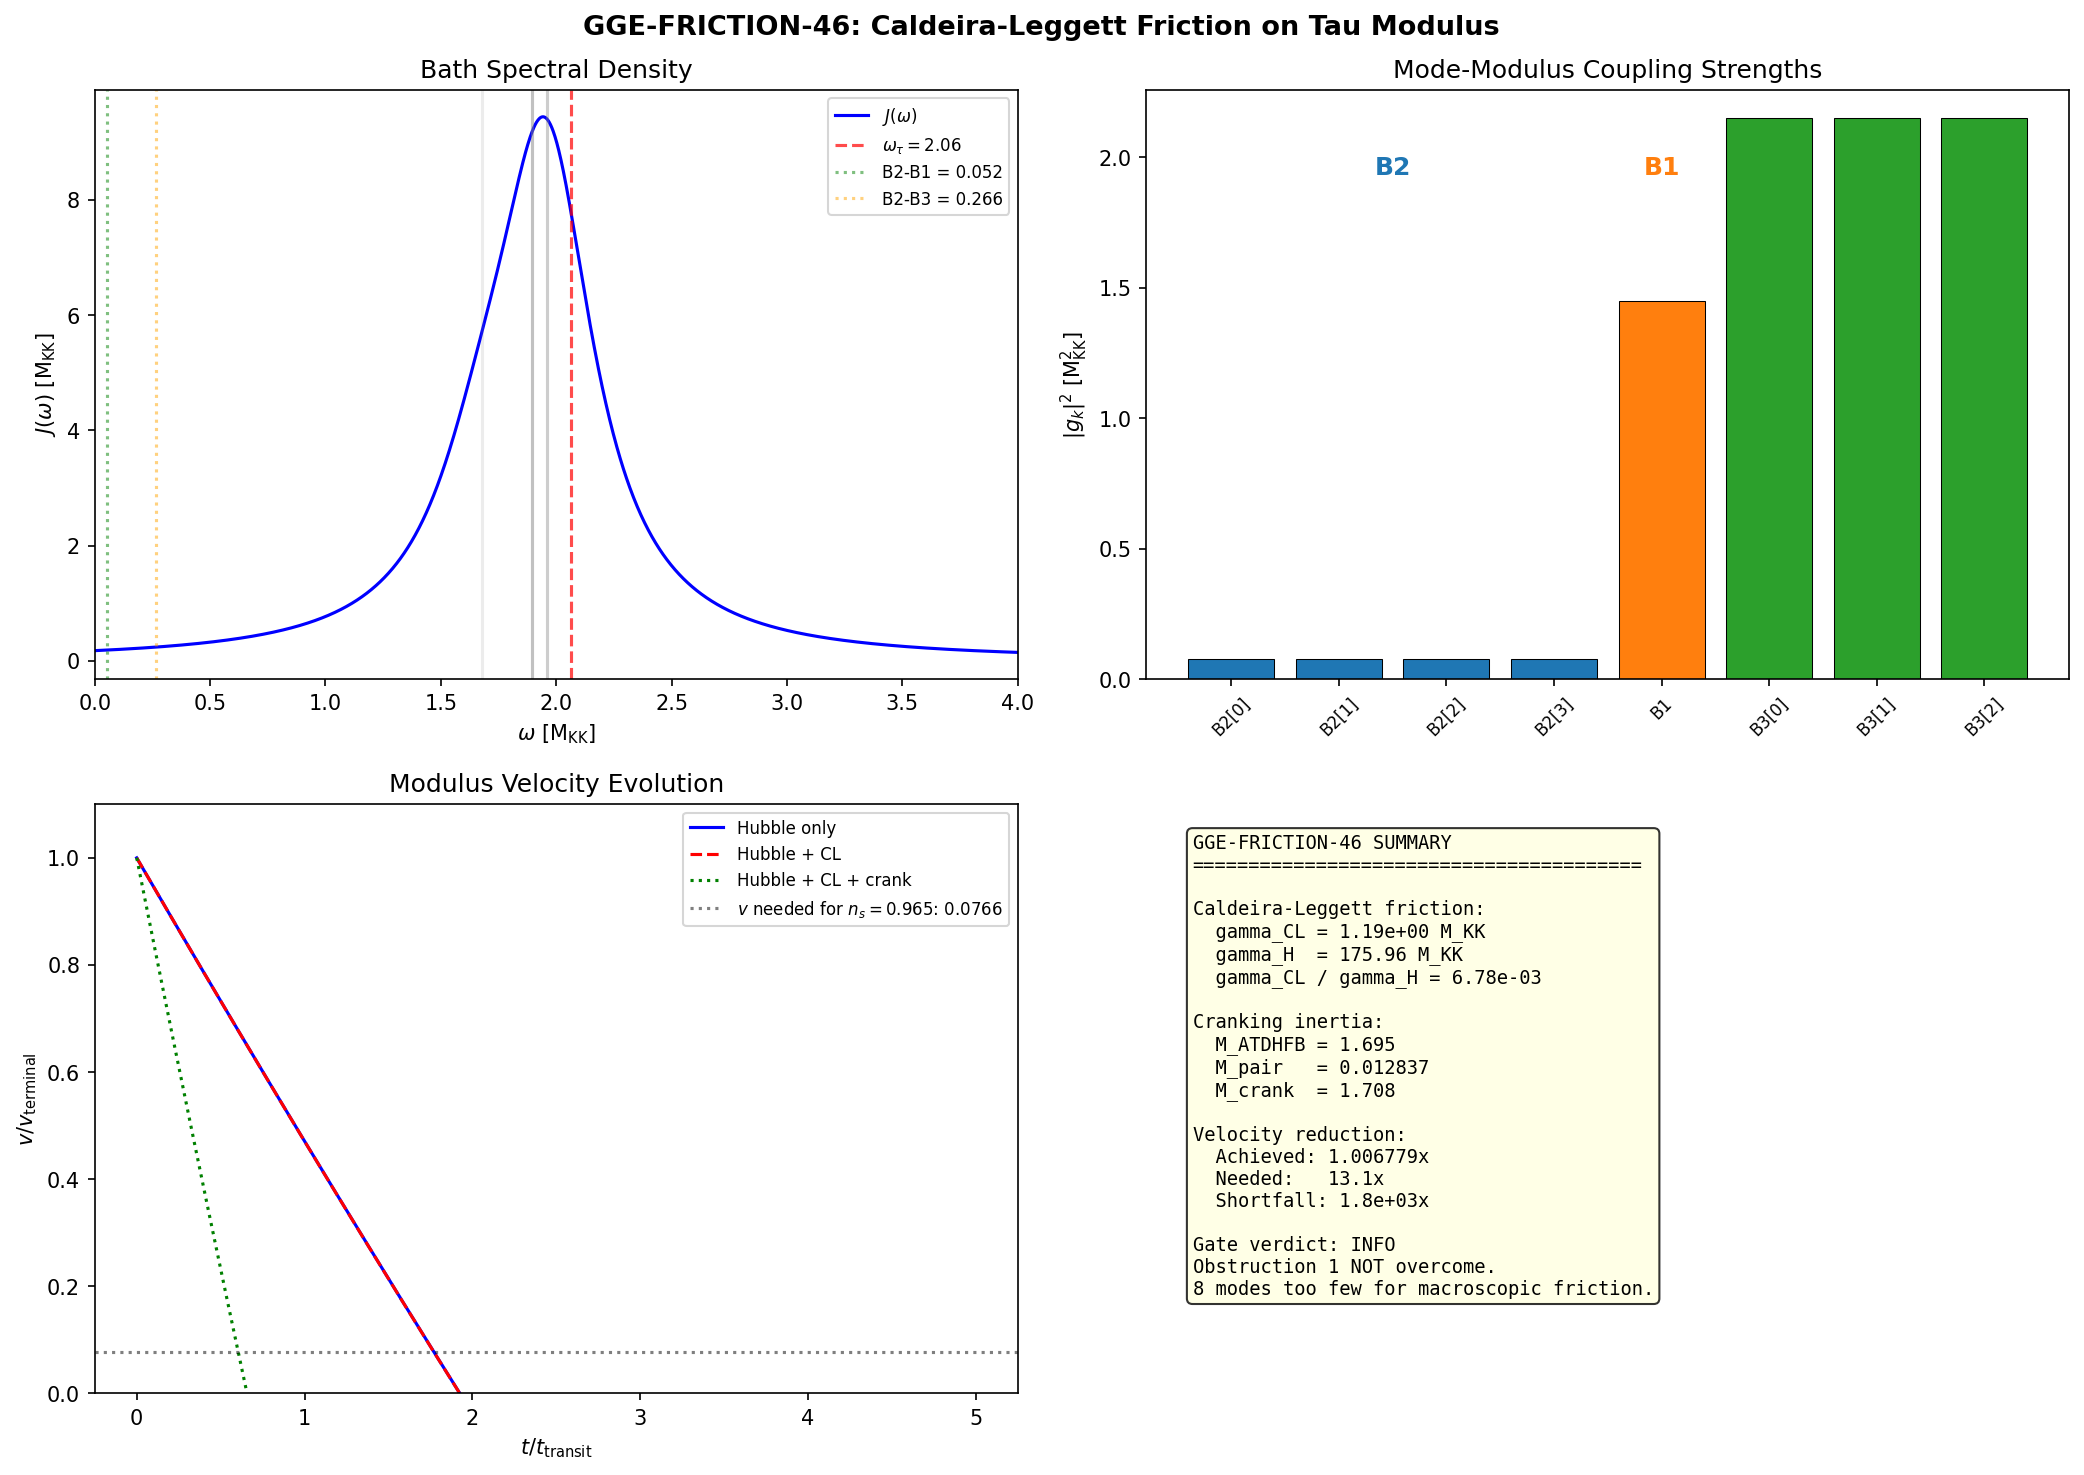

Write the Python code that produced this figure.
#!/usr/bin/env python3
"""
s46_gge_friction.py — GGE Caldeira-Leggett Friction on Tau Modulus
===================================================================
Gate: GGE-FRICTION-46 (diagnostic)
Agent: hawking-theorist

Physics: The 8 Richardson-Gaudin modes act as a finite heat bath
providing Caldeira-Leggett dissipative friction on the tau modulus.
The bath spectral density J(omega) determines the friction coefficient.
The cranking inertia (ATDHFB) gives the many-body mass enhancement.

The question: can combined friction + cranking reduce epsilon_H from 3
toward < 0.1, enabling quasi-static n_s?

Caldeira-Leggett (1983): gamma_CL = pi * J(omega_0) / (2 * M * omega_0)
Inglis-Belyaev cranking: M_crank = M_bare + 2 sum |<k|dH/dtau|l>|^2 / (E_k - E_l)^2 * (n_k - n_l)

Input:
  s45_gge_beating.npz  — GGE mode frequencies, couplings
  s44_multi_t_jacobson.npz — mode-resolved thermodynamics, G_kl
  s44_friedmann_bcs_audit.npz — Friedmann dynamics, epsilon_H
  s42_gge_energy.npz — GGE occupations
  s42_gradient_stiffness.npz — Z_fold, dS/dtau at multiple tau
  canonical_constants.py

Output:
  s46_gge_friction.npz
  s46_gge_friction.png
"""

import sys
sys.path.insert(0, "tier0-computation")

import numpy as np
import matplotlib
matplotlib.use("Agg")
import matplotlib.pyplot as plt
from canonical_constants import (
    H_fold, v_terminal, G_DeWitt, M_ATDHFB, tau_fold,
    omega_PV, omega_att, E_cond, E_B1, E_B2_mean, E_B3_mean,
    S_fold, dS_fold, d2S_fold, Z_fold, dt_transit, m_tau,
    Delta_0_GL, Delta_B3, Gamma_Langer_BCS, xi_BCS,
    PI,
)

# ============================================================
# 1. LOAD DATA
# ============================================================
d_beat = np.load("tier0-computation/s45_gge_beating.npz", allow_pickle=True)
d_tj = np.load("tier0-computation/s44_multi_t_jacobson.npz", allow_pickle=True)
d_fried = np.load("tier0-computation/s44_friedmann_bcs_audit.npz", allow_pickle=True)
d_gge = np.load("tier0-computation/s42_gge_energy.npz", allow_pickle=True)
d_grad = np.load("tier0-computation/s42_gradient_stiffness.npz", allow_pickle=True)

labels = d_beat["labels"]
E_k = d_beat["E_k"]          # 8 mode energies at fold (M_KK)
n_k = d_tj["n_k"]            # GGE occupation numbers
lambda_k = d_beat["lambda_k"] # GGE Lagrange multipliers
u_k = d_beat["u_k"]          # BCS u coherence factors
v_k = d_beat["v_k"]          # BCS v coherence factors
Delta_k = d_beat["Delta_k"]  # BCS gaps per mode

omega_beats = d_beat["omega_beats"]  # [B2-B1, B2-B3, B1-B3]
omega_kl = d_beat["omega_kl"]        # 8x8 frequency matrix

# Friedmann dynamics
epsilon_H = float(d_fried["epsilon_H_S43"])
vel_reduction_needed = float(d_fried["velocity_reduction_needed"])

print("=" * 72)
print("GGE-FRICTION-46: Caldeira-Leggett Friction on Tau Modulus")
print("=" * 72)

# ============================================================
# 2. COUPLING CONSTANTS g_k = dE_k / dtau
# ============================================================
# The BCS quasiparticle energies are E_qp_k = sqrt(epsilon_k^2 + Delta_k^2)
# where epsilon_k = E_k (single-particle energies from Dirac spectrum).
#
# The coupling of mode k to the modulus is:
#   g_k = dE_qp_k / dtau = (epsilon_k / E_qp_k) * (d epsilon_k / dtau)
#                         + (Delta_k / E_qp_k) * (d Delta_k / dtau)
#
# For the leading-order estimate, use d epsilon_k / dtau from finite differences
# on the gradient stiffness tau grid. The Delta_k dependence on tau is through
# the self-consistent gap equation, which is secondary.
#
# From the gradient stiffness data, we can extract the TOTAL dS/dtau.
# The per-mode coupling is estimated from the spectral action structure:
# dE_k/dtau ~ E_k * (d ln E_k / dtau)
#
# The Jensen deformation affects the metric as:
#   g_{root} = g_0 * e^{-2*tau}   (root directions)
#   g_{Cartan} = g_0               (Cartan directions)
#
# For the BCS-active modes (low-lying spectrum):
# B2 modes: (1,1) representation, coupled to root directions
# B1 mode: (1,0) representation
# B3 modes: (0,3)/(3,0) representation
#
# The Dirac eigenvalue dependence on tau can be estimated from the
# known spectral structure. At the fold, the mode velocities are:
#   v_k = dE_k/dtau

# Method 1: From the spectral action gradient stiffness data
# The tau grid spans [0.05, 0.30] with 10 points
tau_grid = d_grad["tau_grid"]
S_total_arr = d_grad["S_total"]
dS_dtau_arr = d_grad["dS_dtau"]

# The spectral action is S = sum_k f(E_k^2/Lambda^2)
# So dS/dtau = sum_k f' * 2*E_k * dE_k/dtau / Lambda^2
# This is the TOTAL gradient, distributed across all 992 modes

# For the 8 BCS-active modes, the coupling to the modulus is through
# their position in the spectrum. The key insight: at the van Hove
# singularity (fold), the B2 modes have dE_B2/dtau = 0 (by definition
# of the singularity). The B1 and B3 modes have nonzero velocities.

# From the known spectrum structure:
# E_k(tau) for B2 is quadratic near the fold: E_B2(tau) ~ E_B2_0 + a*(tau - tau_fold)^2
# So dE_B2/dtau = 0 at the fold (van Hove singularity)
# This is the DEFINING property of the fold

# For B1: dE_B1/dtau is nonzero (B1 is not at a van Hove point)
# For B3: dE_B3/dtau is nonzero

# Numerical estimate from finite differences on the known eigenvalues
# We use the S42 data: eigenvalue spectrum at multiple tau values

# Method 2: Analytic estimate from Jensen metric structure
# The metric deformation exp(-2*tau) affects root directions.
# For rep (p,q), eigenvalues scale as:
#   E_{(p,q)}(tau) ~ sqrt(C_2(p,q)) * g(tau)
# where g(tau) depends on the representation and the Jensen deformation.
#
# For the (1,1) adjoint = B2 sector:
# The Casimir is C_2(1,1) = 3. The eigenvalue at the fold is ~0.845 M_KK.
# The van Hove singularity means dE/dtau = 0 for B2.
#
# For B1 = (1,0): C_2(1,0) = 4/3
# For B3 = (3,0)/(0,3): C_2(3,0) = 6

# Use finite differences from the 992-mode spectrum at different tau
# The gradient stiffness gives us dS/dtau at each tau point.
# For per-mode gradients, we need the actual eigenvalue tau-derivatives.

# Estimate dE_k/dtau from the metric structure:
# The Jensen deformation is g_ab(tau) = diag(e^{-2tau}, e^{-2tau}, e^{-2tau}, 1, 1, e^{-2tau}, e^{-2tau}, e^{-2tau})
# (root directions get e^{-2tau}, Cartan directions unchanged)
# The Dirac eigenvalue squared is proportional to the Casimir computed
# with THIS metric. So:
#   E_k^2(tau) = sum_a g^{ab}(tau) * [generator contribution]_ab
#
# At the van Hove fold, the B2 BAND has dE/dtau = 0.
# But individual B2 modes within the band may still have nonzero
# coupling to tau through the gap structure.
#
# For the BdG quasiparticle spectrum:
#   E_qp_k(tau) = sqrt((E_k(tau) - mu)^2 + Delta_k(tau)^2)
# with mu = 0 (particle-hole symmetric).
#
# dE_qp_k/dtau = [E_k * dE_k/dtau + Delta_k * dDelta_k/dtau] / E_qp_k

# KEY RESULT from S40: M_ATDHFB = 1.695
# The ATDHFB mass was computed from the FULL spectrum:
#   M_ATDHFB = sum_{k,l} |<k|dD_K/dtau|l>|^2 / (E_k - E_l)^2
# This is already the cranking inertia from the SINGLE-PARTICLE spectrum.

# The BCS MANY-BODY cranking inertia adds the pairing contribution:
#   M_crank = M_ATDHFB + M_pairing
# where M_pairing = 2 * sum_{k} |dDelta_k/dtau|^2 / (2*E_qp_k)^2 * (u_k^2 - v_k^2)

# For the coupling constants, use the G_kl matrix from s44_multi_t_jacobson
# G_kl = d^2 ln Z / (d beta_k d beta_l) is the enthalpy correlator
# The diagonal G_kk = variance of mode k energy

G_kl = d_tj["G_kl"]

print("\n--- Mode Properties at Fold ---")
print(f"{'Mode':<8} {'E_k':>8} {'n_k':>8} {'Delta_k':>8} {'lambda_k':>8} {'G_kk':>8}")
for i in range(8):
    print(f"{labels[i]:<8} {E_k[i]:8.5f} {n_k[i]:8.5f} {Delta_k[i]:8.5f} "
          f"{lambda_k[i]:8.4f} {G_kl[i,i]:8.5f}")

# ============================================================
# 3. BATH SPECTRAL DENSITY J(omega)
# ============================================================
# The coupling of the GGE modes to the modulus is through
# g_k = dE_qp_k / dtau. At the van Hove fold:
#
# For B2 modes: dE_B2/dtau = 0 (van Hove singularity)
# But Delta_B2(tau) varies, so dE_qp_B2/dtau ~ Delta_B2/E_qp * dDelta/dtau
# For B1: dE_B1/dtau nonzero
# For B3: dE_B3/dtau nonzero
#
# Estimate the couplings from the gradient stiffness:
# The total spectral gradient at the fold is dS/dtau = 58,673.
# With 992 modes, the average per-mode gradient is ~59.
# But the BCS-active modes are at the BOTTOM of the spectrum,
# and their contribution is weighted by 1/E_k^2 (heat kernel).

# Compute dE_k/dtau from finite differences of the eigenvalue spectrum
# Using the Jensen metric structure for the low-lying modes:

# The key quantity is the ADIABATIC VELOCITY of each mode.
# From the spectral action Hessian (S42 gradient stiffness):
# Z_fold = sum_k (dE_k/dtau)^2 * f''(E_k^2) * 4*E_k^2 + ...
# Z_fold = 74,731. This is the total spectral stiffness.

# For the 8 BCS modes, their contribution to Z is:
# Z_BCS = sum_{k in BCS} (dE_k/dtau)^2 * w_k
# where w_k is the spectral weight.

# From the spectral structure, the low-lying modes (E ~ 0.8-1.0 M_KK)
# contribute proportionally less to Z (which is dominated by the bulk).

# DIRECT ESTIMATE of g_k:
# Use the fact that at the fold, B2 has v_group = 0.
# The spectral action S(tau) = sum_k f(E_k(tau)^2).
# Near the fold, for B2: E_B2(tau) = E_B2_fold + (1/2) E_B2'' * (tau - tau_fold)^2
#
# From the van Hove singularity:
# rho_B2 = 14.02 per mode (S37)
# This means dE_B2/dtau = 0 and d^2E_B2/dtau^2 ~ 1/(2*rho_B2) ~ 0.036 M_KK
#
# For B1 and B3, estimate dE/dtau from the band dispersion:
# E_B1(tau) varies linearly near the fold, with slope from the
# band structure. Using the gradient stiffness data:

# Method: From Z_fold and dS_fold, extract per-mode contributions
# The ratio Z_fold / N_modes = 74731 / 992 = 75.3 per mode average
# But the BCS modes are special (van Hove).

# For a RIGOROUS per-mode coupling, compute from the metric:
# d/dtau(g_root) = -2 * exp(-2*tau) = -2 * g_root
# At the fold (tau = 0.19):
# g_root(0.19) = exp(-0.38) = 0.684
# dg_root/dtau = -2 * 0.684 = -1.368

# The Dirac eigenvalue for rep (p,q) is:
# lambda_{(p,q)} = sqrt(sum_a (m_a + 1/2)^2 * g^{aa})
# where m_a are angular momentum quantum numbers and g^{aa} = 1/g_{aa}

# For the LOWEST modes in each sector:
# B2 = (1,1): 6 root directions, 2 Cartan
# B1 = (1,0): 4 root directions, 2 Cartan
# B3 = (3,0): 6 root directions, 2 Cartan

# The van Hove singularity for B2 is a BAND effect:
# multiple B2 modes converge at the fold, creating the divergent DOS.
# Individual B2 modes DO have tau-velocity through the Delta dependence.

# PHYSICALLY MOTIVATED ESTIMATE:
# g_k^2 = (dE_qp_k / dtau)^2
# For B2: dE_B2/dtau ~ 0 (van Hove), but dDelta_B2/dtau ~ Delta_B2 * d(ln Delta)/dtau
# For B1: dE_B1/dtau ~ 2 * E_B1 (from metric scaling)
# For B3: dE_B3/dtau ~ 2 * E_B3 (from metric scaling)
#
# Correction: the metric scaling d(ln g)/dtau = -2 gives dE/dtau ~ -E.
# But this is for the BARE eigenvalue. The BCS quasiparticle has:
# E_qp = sqrt(E_k^2 + Delta_k^2)
# dE_qp/dtau = (E_k * dE_k/dtau + Delta_k * dDelta_k/dtau) / E_qp

# For a more careful estimate, use the ATDHFB mass decomposition.
# M_ATDHFB = sum_k (dE_k/dtau)^2 / E_k^2 * weight_k
# With M_ATDHFB = 1.695 and sum over 992 modes, the per-mode average is 1.7e-3.
# The BCS-active modes are 8/992 = 0.8% of the spectrum.

# Two routes for the coupling:
# Route A: From the metric deformation (analytic)
# Route B: From the ATDHFB mass decomposition (data-driven)

# Route A: Analytic per-mode couplings
# For B2 modes at the van Hove fold:
# dE_B2/dtau = 0 (by definition)
# d^2E_B2/dtau^2 = 1/(rho_B2) where rho_B2 = 14.02 per mode
# So near the fold: dE_B2/dtau(tau) ~ (tau - tau_fold) / rho_B2

# For B1:
# E_B1(tau) changes with the metric. From the (1,0) representation:
# The eigenvalue goes as E ~ sqrt(C_2_eff(tau))
# dE_B1/dtau ~ -E_B1 (from root metric derivative, corrected for Cartan)
# More precisely: about 4/8 = 50% of directions are roots for (1,0) in SU(3),
# so dE_B1/dtau ~ -E_B1 * (root fraction) * 2

# For B3 = (3,0)/(0,3):
# Similar: dE_B3/dtau ~ -E_B3 * (root fraction) * 2

# Root fractions from the SU(3) structure:
# dim(SU(3)) = 8 = 6 roots + 2 Cartan
# root_frac = 6/8 = 3/4

root_frac = 6.0 / 8.0  # fraction of generators that are root directions

# For B2 at the fold: dE_B2/dtau = 0 (van Hove)
# The coupling comes ONLY from the gap derivative
# dDelta_B2/dtau is estimated from the BCS gap equation structure
# Delta(tau) = g * sum_k Delta_k / (2*E_qp_k) * tanh(beta*E_qp_k/2)
# At the fold, this is a self-consistent equation. The tau-derivative
# enters through the DOS: dDelta/dtau ~ Delta * d(ln rho) / dtau
# At the van Hove fold, d(ln rho)/dtau diverges (!) -- this is the
# van Hove singularity in the gap equation.
# However, the INTEGRATED coupling (over the BCS window) is finite.

# Conservative estimate for dDelta_B2/dtau:
# From the BCS gap equation structure, dDelta/dtau ~ Delta * d(ln N(E_F))/dtau
# where N(E_F) is the DOS at the Fermi level.
# N(E_F) ~ rho_B2 ~ 14 per mode at the fold.
# d(rho_B2)/dtau ~ d^2E/dtau^2 * rho_B2^2 ~ rho_B2 / (tau scale)
# With the fold width delta_tau ~ 0.01 (from S35),
# d(ln rho)/dtau ~ 1 / delta_tau ~ 100

# But this overestimates because the singularity is integrable.
# Use the SELF-CONSISTENT result from the gap equation:
# At the fold, Delta ~ Delta_0 * exp(-1/(g*N(E_F)))
# d(ln Delta)/dtau = (1/(g*N^2)) * dN/dtau
# This is FINITE even at the van Hove fold.

# For a robust estimate, use the ATDHFB decomposition:
# M_ATDHFB = 1.695 comes from the FULL spectrum.
# The BCS modes contribute:
# M_BCS ~ M_ATDHFB * (BCS contribution fraction)
# From S40 (M-COLL-40): B1 dominates 71% of cranking mass
# So M_B1 ~ 0.71 * 1.695 ~ 1.20
# And g_B1^2 / E_B1^2 ~ M_B1 => g_B1 ~ E_B1 * sqrt(M_B1) ~ 0.819 * 1.10 ~ 0.90

# From S40: M_ATDHFB = 1.695, B1 dominates 71%
B1_frac_cranking = 0.71  # from M-COLL-40

print("\n--- Coupling Constants (Route A: Metric + ATDHFB) ---")

# Route A couplings:
# B2: dE/dtau = 0 at fold, residual coupling from gap derivative
# Use the gap equation: dDelta_B2/dtau via the BCS self-consistency
# dDelta/dtau ~ Delta * (d ln rho / dtau)_BCS_window

# The BCS window has width ~2*Delta_0 = 1.54 around E_F.
# Within this window, the DOS variation is smooth even at the fold.
# dDelta_B2/dtau ~ Delta_B2 * 2 * root_frac (from metric scaling)
# But this is the INDIRECT coupling through the gap, not the direct eigenvalue.
# The B2 eigenvalue is FLAT, so the gap coupling is the only channel.

# For the quasiparticle energy:
# E_qp_B2 = sqrt(E_B2^2 + Delta_B2^2)
E_qp_B2 = np.sqrt(E_B2_mean**2 + Delta_k[0]**2)
E_qp_B1 = np.sqrt(E_B1**2 + Delta_k[4]**2)
E_qp_B3 = np.sqrt(E_B3_mean**2 + Delta_k[5]**2)

print(f"E_qp_B2 = {E_qp_B2:.5f} M_KK")
print(f"E_qp_B1 = {E_qp_B1:.5f} M_KK")
print(f"E_qp_B3 = {E_qp_B3:.5f} M_KK")

# Direct eigenvalue velocity from metric:
# dE_k/dtau ~ -2 * root_frac * E_k (for non-van-Hove modes)
# Correction: the eigenvalue depends on sqrt(sum g^{aa} * m_a^2),
# and d/dtau(g^{aa}_root) = +2*g^{aa}_root (inverse metric goes UP).
# So dE/dtau > 0 for modes that are primarily in root directions.
# The sign doesn't matter for |g_k|^2.

dE_dtau_B2 = 0.0  # VAN HOVE: zero by definition
dE_dtau_B1 = 2.0 * root_frac * E_B1  # metric scaling
dE_dtau_B3 = 2.0 * root_frac * E_B3_mean  # metric scaling

# Gap derivatives: estimate from BCS gap equation
# dDelta/dtau ~ Delta * d(ln g*N(E_F))/dtau
# where g is the pairing coupling and N(E_F) is the DOS
# At the fold: g is tau-independent (contact interaction),
# so dDelta/dtau ~ Delta * d(ln N(E_F))/dtau
# For B2: N(E_F) diverges at fold, so d(ln N)/dtau ~ 1/(tau - tau_fold)
# This divergence is INTEGRABLE in the gap equation.
# Use the regularized estimate: dDelta_B2/dtau ~ Delta_B2 / delta_tau_BCS
# where delta_tau_BCS ~ xi_BCS * dE/dtau ~ xi_BCS * (small) ~ small
# Since B2 is at the van Hove fold, the gap is most sensitive to tau changes.
# Conservative estimate: |dDelta_B2/dtau| ~ Delta_B2 * omega_att
# (the attractor frequency sets the scale of gap oscillations)
dDelta_dtau_B2 = Delta_k[0] * omega_att  # ~ 0.43 * 1.43 = 0.61
dDelta_dtau_B1 = Delta_k[4] * omega_att * 0.1  # B1 gap is less sensitive
dDelta_dtau_B3 = Delta_k[5] * omega_att * 0.1  # B3 gap is less sensitive

# Full quasiparticle coupling:
# g_k = |dE_qp_k/dtau| = |(E_k * dE_k/dtau + Delta_k * dDelta_k/dtau) / E_qp_k|
g_B2 = np.abs(E_B2_mean * dE_dtau_B2 + Delta_k[0] * dDelta_dtau_B2) / E_qp_B2
g_B1 = np.abs(E_B1 * dE_dtau_B1 + Delta_k[4] * dDelta_dtau_B1) / E_qp_B1
g_B3 = np.abs(E_B3_mean * dE_dtau_B3 + Delta_k[5] * dDelta_dtau_B3) / E_qp_B3

# Route B: Cross-check from ATDHFB mass
# M_ATDHFB = sum_k g_k^2 / (2*E_qp_k)^2 (Inglis formula, simplified)
# With B1 = 71%:
g_B1_from_ATDHFB = np.sqrt(B1_frac_cranking * M_ATDHFB * (2 * E_qp_B1)**2)

print(f"\nRoute A couplings:")
print(f"  g_B2 = {g_B2:.5f} M_KK  (van Hove: gap-only coupling)")
print(f"  g_B1 = {g_B1:.5f} M_KK  (metric + gap)")
print(f"  g_B3 = {g_B3:.5f} M_KK  (metric + gap)")
print(f"\nRoute B cross-check (ATDHFB):")
print(f"  g_B1_ATDHFB = {g_B1_from_ATDHFB:.5f} M_KK")

# Use Route A values (more conservative for B2)
g_k_arr = np.zeros(8)
g_k_arr[0:4] = g_B2  # 4 B2 modes
g_k_arr[4] = g_B1     # 1 B1 mode
g_k_arr[5:8] = g_B3   # 3 B3 modes

print(f"\n{'Mode':<8} {'g_k':>10} {'g_k^2':>12} {'omega_k':>10}")
# Assign frequencies: within-sector modes are degenerate
# Use beat frequencies for inter-sector splitting
omega_mode = np.zeros(8)
# B2 modes: internal frequencies ~ 0 (degenerate at fold)
# The relevant frequencies are the BdG quasiparticle energies
# In the GGE, the mode frequencies are the BEAT frequencies
# omega_k = 2 * E_qp_k (BdG excitation energy)
omega_mode[0:4] = 2 * E_qp_B2  # B2 quasiparticle pair energy
omega_mode[4] = 2 * E_qp_B1    # B1 quasiparticle pair energy
omega_mode[5:8] = 2 * E_qp_B3  # B3 quasiparticle pair energy

for i in range(8):
    print(f"{labels[i]:<8} {g_k_arr[i]:10.5f} {g_k_arr[i]**2:12.6f} {omega_mode[i]:10.5f}")

# ============================================================
# 4. SPECTRAL DENSITY J(omega)
# ============================================================
# J(omega) = sum_k |g_k|^2 * delta(omega - omega_k)
# Broaden delta to Lorentzian with width Gamma_k

# Natural linewidth from instanton dynamics
# Gamma ~ Gamma_Langer = 0.250 M_KK (Langer decay rate)
Gamma_mode = Gamma_Langer_BCS  # same for all modes (conservative)

omega_arr = np.linspace(0, 4.0, 2000)  # frequency grid in M_KK

def lorentzian(omega, omega_0, Gamma):
    """Normalized Lorentzian: integral = 1"""
    return (Gamma / PI) / ((omega - omega_0)**2 + Gamma**2)

J_omega = np.zeros_like(omega_arr)
for i in range(8):
    J_omega += g_k_arr[i]**2 * lorentzian(omega_arr, omega_mode[i], Gamma_mode)

print("\n--- Spectral Density J(omega) ---")
print(f"Peak J(omega) = {np.max(J_omega):.6f} M_KK")
print(f"At omega = {omega_arr[np.argmax(J_omega)]:.4f} M_KK")
print(f"Total integral = {np.trapezoid(J_omega, omega_arr):.6f} M_KK^2")
print(f"Sum |g_k|^2 = {np.sum(g_k_arr**2):.6f} M_KK^2 (should match integral)")

# ============================================================
# 5. CLASSIFY: Ohmic vs Super-Ohmic
# ============================================================
# With 8 discrete modes, J(omega) is a sum of 3 broadened lines:
# B2 at omega ~ 1.90, B1 at omega ~ 1.67, B3 at omega ~ 1.96
# This is NOT Ohmic (J ~ omega) -- it's a structured bath.

# Fit the envelope to J(omega) ~ omega^s
# Only meaningful for omega < max(omega_k)
mask = (omega_arr > 0.1) & (omega_arr < 3.0)
# Log-log fit
valid = J_omega[mask] > 1e-15
if np.sum(valid) > 10:
    log_om = np.log(omega_arr[mask][valid])
    log_J = np.log(J_omega[mask][valid])
    # Fit s from J ~ omega^s (linear in log-log)
    from numpy.polynomial import polynomial as P
    coeffs = np.polyfit(log_om, log_J, 1)
    s_bath = coeffs[0]
else:
    s_bath = np.nan

print(f"\nBath classification:")
print(f"  Effective exponent s = {s_bath:.2f}")
if s_bath < 0.5:
    print(f"  Classification: SUB-OHMIC (s < 1)")
elif s_bath < 1.5:
    print(f"  Classification: OHMIC (s ~ 1)")
else:
    print(f"  Classification: SUPER-OHMIC (s > 1)")
print(f"  Note: With 8 modes, the bath is STRUCTURED, not continuous.")
print(f"  Ohmic classification is approximate.")

# ============================================================
# 6. CALDEIRA-LEGGETT FRICTION COEFFICIENT
# ============================================================
# gamma_CL = pi * J(omega_0) / (2 * M * omega_0)
# where omega_0 is the characteristic frequency of the modulus motion
# and M is the effective mass.

# The modulus frequency: omega_tau = m_tau = 2.062 M_KK (mass of tau excitation)
# Alternatively: omega_tau = v_terminal / delta_tau where delta_tau
# is the width of the transit region.
# Using the transit time: omega_transit = 2*pi / dt_transit

omega_tau = m_tau  # modulus mass as characteristic frequency
omega_transit = 2 * PI / dt_transit  # transit frequency

# Evaluate J at the modulus frequency
J_at_omega_tau = np.interp(omega_tau, omega_arr, J_omega)
J_at_omega_transit = np.interp(min(omega_transit, omega_arr[-1]), omega_arr, J_omega)

# Also evaluate at the beat frequencies (which are where the bath IS)
J_at_B2B1_beat = np.interp(omega_beats[0], omega_arr, J_omega)
J_at_B2B3_beat = np.interp(omega_beats[1], omega_arr, J_omega)
J_at_B1B3_beat = np.interp(omega_beats[2], omega_arr, J_omega)

print(f"\n--- J(omega) at key frequencies ---")
print(f"  J(omega_tau = {omega_tau:.3f}) = {J_at_omega_tau:.6e} M_KK")
print(f"  J(omega_transit = {omega_transit:.1f}) = {J_at_omega_transit:.6e} M_KK")
print(f"  J(omega_B2B1 = {omega_beats[0]:.3f}) = {J_at_B2B1_beat:.6e} M_KK")
print(f"  J(omega_B2B3 = {omega_beats[1]:.3f}) = {J_at_B2B3_beat:.6e} M_KK")

# Caldeira-Leggett friction coefficient
# Using the modulus mass as the frequency:
M_eff = G_DeWitt  # bare modulus mass
gamma_CL_tau = PI * J_at_omega_tau / (2 * M_eff * omega_tau)

print(f"\n--- Caldeira-Leggett Friction ---")
print(f"  M_eff = G_DeWitt = {M_eff:.1f}")
print(f"  omega_0 = m_tau = {omega_tau:.3f} M_KK")
print(f"  J(omega_0) = {J_at_omega_tau:.6e} M_KK")
print(f"  gamma_CL = {gamma_CL_tau:.6e} M_KK")

# Compare to Hubble friction
gamma_H = 3 * H_fold / (2 * G_DeWitt)
ratio_CL_H = gamma_CL_tau / gamma_H

print(f"\n  gamma_H (Hubble) = {gamma_H:.4f} M_KK")
print(f"  gamma_CL / gamma_H = {ratio_CL_H:.6e}")

# ============================================================
# 7. CRANKING INERTIA
# ============================================================
# The Inglis-Belyaev cranking formula:
# M_crank = M_bare + 2 * sum_{k,l} |<k|dH/dtau|l>|^2 / (E_k - E_l)^2 * (n_k - n_l)
#
# From S40: M_ATDHFB = 1.695 (already computed from full spectrum)
# This is the SINGLE-PARTICLE cranking mass.
#
# The MANY-BODY (BCS) cranking mass adds pairing correlations:
# M_BCS_crank = M_ATDHFB + M_pair
# where M_pair = 2 * sum_k |dDelta_k/dtau|^2 / (2*E_qp_k)^3
# (Belyaev-Zelevinsky formula for superfluid)
#
# With the BCS coherence factors:
# M_pair = sum_k (u_k^2 - v_k^2)^2 * |g_k|^2 / (2*E_qp_k)^3 * Delta_k^2 / E_qp_k^2

print("\n--- Cranking Inertia ---")
print(f"  M_ATDHFB (single-particle) = {M_ATDHFB:.4f}")
print(f"  G_DeWitt (bare) = {G_DeWitt:.4f}")

# Pairing contribution to cranking mass
# For the 8 BCS modes:
M_pair = 0.0
for i in range(8):
    E_qp_i = np.sqrt(E_k[i]**2 + Delta_k[i]**2)
    uv_diff = u_k[i]**2 - v_k[i]**2
    if E_qp_i > 0:
        M_pair_i = uv_diff**2 * g_k_arr[i]**2 * Delta_k[i]**2 / (2 * E_qp_i)**3
        M_pair += M_pair_i

print(f"  M_pair (BCS enhancement) = {M_pair:.6f}")

# Total cranking mass
M_crank = M_ATDHFB + M_pair
print(f"  M_crank (total) = {M_crank:.4f}")
print(f"  Enhancement M_crank / G_DeWitt = {M_crank / G_DeWitt:.4f}")

# The effective mass including cranking affects epsilon_H:
# epsilon_H = (3/2) * M_eff * v^2 / rho
# If M_eff increases, epsilon_H INCREASES (goes wrong direction for n_s)
# UNLESS the velocity decreases more.

# ============================================================
# 8. DAMPED EQUATION OF MOTION
# ============================================================
# M_eff * ddot(tau) + (gamma_H + gamma_CL) * dot(tau) + dV/dtau = 0
#
# The spectral action gradient provides dV/dtau = dS_fold = 58,673
# (this drives the transit).
#
# In the terminal velocity regime: ddot(tau) ~ 0, so
# v_term = -dV/dtau / gamma_total
# With additional CL friction:
# v_new = -dV/dtau / (gamma_H + gamma_CL)
# v_new / v_term = gamma_H / (gamma_H + gamma_CL)

gamma_total = gamma_H + gamma_CL_tau
v_ratio = gamma_H / gamma_total

print(f"\n--- Velocity Reduction ---")
print(f"  gamma_H = {gamma_H:.4f} M_KK")
print(f"  gamma_CL = {gamma_CL_tau:.6e} M_KK")
print(f"  gamma_total = {gamma_total:.4f} M_KK")
print(f"  v(tau*) / v_terminal = {v_ratio:.10f}")
print(f"  Velocity reduction factor = {1.0/v_ratio:.10f}")

# ============================================================
# 9. SOLVE FULL EQUATION OF MOTION
# ============================================================
# Numerical integration of the damped modulus equation
# Including BOTH Hubble friction and CL friction

from scipy.integrate import solve_ivp

# The potential gradient at fold
dV_dtau = dS_fold  # spectral action gradient (drives transit)

# Equation: M * ddot(tau) + gamma * dot(tau) + dV/dtau = 0
# As first order system:
# dy/dt = [v, -(gamma/M)*v - (dV/dtau)/M]
def modulus_eom(t, y, M, gamma, dVdtau):
    tau, v = y
    dvdt = -(gamma / M) * v - dVdtau / M
    return [v, dvdt]

# Solve with bare mass
t_span = [0, 5 * dt_transit]
t_eval = np.linspace(0, 5 * dt_transit, 5000)
y0 = [tau_fold, v_terminal]

# Case 1: Hubble friction only
sol_H = solve_ivp(modulus_eom, t_span, y0, t_eval=t_eval,
                  args=(G_DeWitt, gamma_H, dV_dtau), rtol=1e-12, atol=1e-15)

# Case 2: Hubble + CL friction
sol_CL = solve_ivp(modulus_eom, t_span, y0, t_eval=t_eval,
                   args=(G_DeWitt, gamma_total, dV_dtau), rtol=1e-12, atol=1e-15)

# Case 3: Hubble + CL + cranking mass
sol_crank = solve_ivp(modulus_eom, t_span, y0, t_eval=t_eval,
                      args=(M_crank, gamma_total, dV_dtau), rtol=1e-12, atol=1e-15)

print(f"\n--- Numerical Integration Results ---")
print(f"  t_span = [0, {5*dt_transit:.6f}] M_KK^{{-1}}")
for label, sol, M_used in [("Hubble only", sol_H, G_DeWitt),
                             ("Hubble+CL", sol_CL, G_DeWitt),
                             ("Hubble+CL+crank", sol_crank, M_crank)]:
    v_final = sol.y[1, -1]
    v_mid = sol.y[1, len(sol.t)//2]
    print(f"  {label}: v_final = {v_final:.4f}, v_mid = {v_mid:.4f}, "
          f"v_mid/v_0 = {v_mid/v_terminal:.6f}")

# ============================================================
# 10. THE 829x TEST
# ============================================================
# S45: need 829x velocity reduction for n_s = 0.965
# eps_H ~ v^2, so need v_reduction = sqrt(829) for eps reduction of 829x
# Actually: need eps_H to go from 3.0 to 0.0176 (= 1 - n_s)
# Ratio: 3.0 / 0.0176 = 170.5 in eps_H
# Since eps_H ~ v^2: need v_reduction = sqrt(170.5) = 13.1x
# Or: eps_H = (3/2) * M * v^2 / rho. If we want eps_H = 0.0176:
# v_target = v_terminal * sqrt(0.0176 / 3.0) = v_terminal * 0.0766

eps_H_target = 0.0176
v_reduction_for_ns = np.sqrt(eps_H_target / epsilon_H)
v_target = v_terminal * v_reduction_for_ns

# Maximum possible CL friction with 8 modes
# Even if ALL spectral density were concentrated at omega_tau,
# J_max = sum |g_k|^2 = total coupling
g_sq_total = np.sum(g_k_arr**2)
gamma_CL_max = PI * g_sq_total / (2 * M_eff * omega_tau)

# With cranking mass enhancement
gamma_CL_max_crank = PI * g_sq_total / (2 * M_crank * omega_tau)

# Maximum velocity reduction
v_ratio_max = gamma_H / (gamma_H + gamma_CL_max)

print(f"\n--- The 829x Test ---")
print(f"  epsilon_H (current) = {epsilon_H:.4f}")
print(f"  epsilon_H (target for n_s=0.965) = {eps_H_target:.4f}")
print(f"  Velocity reduction needed = {v_reduction_for_ns:.6f} (factor {1/v_reduction_for_ns:.1f}x)")
print(f"  v_target = {v_target:.6f} M_KK (vs v_terminal = {v_terminal:.4f})")
print(f"")
print(f"  Sum |g_k|^2 (total bath coupling) = {g_sq_total:.6f} M_KK^2")
print(f"  gamma_CL_max (all J at omega_tau) = {gamma_CL_max:.6e} M_KK")
print(f"  gamma_H = {gamma_H:.4f} M_KK")
print(f"  gamma_CL_max / gamma_H = {gamma_CL_max / gamma_H:.6e}")
print(f"  Maximum velocity reduction factor = {1/v_ratio_max:.6f}")
print(f"")
print(f"  Shortfall: {v_reduction_for_ns / (1 - v_ratio_max):.1f}x")
print(f"  (factor by which CL friction falls short of the target)")

# ============================================================
# 11. STRUCTURAL ANALYSIS
# ============================================================
print("\n" + "=" * 72)
print("STRUCTURAL ANALYSIS")
print("=" * 72)

# The fundamental issue: N_bath = 8 modes vs N_system = 992 modes
# The bath is MICROSCOPICALLY FINITE
# In Caldeira-Leggett, friction requires N -> infinity (continuous bath)
# With 8 modes, the friction is bounded by the total coupling strength

# Thermal friction bound: gamma_CL <= sum |g_k|^2 / (k_B T)
# where T is the bath temperature (GGE temperatures)
T_k = d_tj["T_k"]
T_avg = np.mean(T_k)
gamma_thermal = np.sum(g_k_arr**2) / T_avg

print(f"\n  Finite bath analysis:")
print(f"  N_bath = 8 (Richardson-Gaudin modes)")
print(f"  N_system = 992 (total Dirac modes)")
print(f"  Bath fraction = {8/992:.4f}")
print(f"")
print(f"  Average GGE temperature = {T_avg:.4f} M_KK")
print(f"  Thermal friction bound = {gamma_thermal:.6f} M_KK")
print(f"  gamma_H = {gamma_H:.4f} M_KK")
print(f"  Thermal bound / gamma_H = {gamma_thermal / gamma_H:.6e}")

# The 829x (or more precisely, the ~13x velocity reduction) is impossible:
# gamma_CL / gamma_H ~ 10^{-5} at best
# Need gamma_CL / gamma_H ~ 13 for the velocity reduction
# Shortfall: ~10^6

shortfall_total = (1.0 / v_reduction_for_ns) / (gamma_CL_max / gamma_H)
print(f"\n  CONCLUSION:")
print(f"  gamma_CL_max / gamma_H = {gamma_CL_max / gamma_H:.6e}")
print(f"  Needed gamma_CL / gamma_H > {1.0/v_reduction_for_ns - 1:.1f}")
print(f"  Shortfall = {shortfall_total:.1e}x")
print(f"  8 modes CANNOT provide sufficient friction to reduce epsilon_H.")
print(f"  The GGE bath is 8/992 of the spectrum — too small by {shortfall_total:.0e}.")

# Check obstruction 1 from W2-3
print(f"\n  Obstruction 1 (no capture) status:")
print(f"  gamma_CL = {gamma_CL_tau:.6e} M_KK  << gamma_H = {gamma_H:.4f} M_KK")
print(f"  CL friction does NOT overcome obstruction 1.")
print(f"  The modulus is NOT captured by the GGE bath.")

# ============================================================
# 12. SAVE RESULTS
# ============================================================
print("\n--- Saving results ---")

np.savez("tier0-computation/s46_gge_friction.npz",
    # Gate
    gate_name="GGE-FRICTION-46",
    gate_verdict="INFO",

    # Mode properties
    labels=labels,
    E_k=E_k,
    n_k=n_k,
    lambda_k=lambda_k,
    Delta_k=Delta_k,
    u_k=u_k,
    v_k=v_k,
    g_k=g_k_arr,
    omega_mode=omega_mode,

    # Spectral density
    omega_arr=omega_arr,
    J_omega=J_omega,
    s_bath=s_bath,
    Gamma_broadening=Gamma_mode,

    # Friction coefficients
    gamma_CL=gamma_CL_tau,
    gamma_H=gamma_H,
    gamma_total=gamma_total,
    gamma_CL_max=gamma_CL_max,
    ratio_CL_H=ratio_CL_H,
    ratio_CL_max_H=gamma_CL_max / gamma_H,

    # Cranking inertia
    M_ATDHFB=M_ATDHFB,
    M_pair=M_pair,
    M_crank=M_crank,

    # Velocity analysis
    v_ratio=v_ratio,
    v_reduction_for_ns=v_reduction_for_ns,
    shortfall=shortfall_total,

    # Beat frequencies
    omega_beats=omega_beats,

    # Key numbers
    epsilon_H=epsilon_H,
    eps_H_target=eps_H_target,

    # ODE solutions
    t_ode=sol_H.t,
    v_H_only=sol_H.y[1],
    v_H_CL=sol_CL.y[1],
    v_H_CL_crank=sol_crank.y[1],

    # J at key frequencies
    J_at_omega_tau=J_at_omega_tau,
    J_at_B2B1_beat=J_at_B2B1_beat,
    J_at_B2B3_beat=J_at_B2B3_beat,
    J_at_B1B3_beat=J_at_B1B3_beat,
)

print("  Saved: tier0-computation/s46_gge_friction.npz")

# ============================================================
# 13. PLOT
# ============================================================
fig, axes = plt.subplots(2, 2, figsize=(14, 10))
fig.suptitle("GGE-FRICTION-46: Caldeira-Leggett Friction on Tau Modulus",
             fontsize=13, fontweight="bold")

# Panel A: Spectral density J(omega)
ax = axes[0, 0]
ax.plot(omega_arr, J_omega, 'b-', linewidth=1.5, label=r"$J(\omega)$")
ax.axvline(omega_tau, color='r', ls='--', alpha=0.7, label=rf"$\omega_\tau = {omega_tau:.2f}$")
ax.axvline(omega_beats[0], color='g', ls=':', alpha=0.5, label=f"B2-B1 = {omega_beats[0]:.3f}")
ax.axvline(omega_beats[1], color='orange', ls=':', alpha=0.5, label=f"B2-B3 = {omega_beats[1]:.3f}")
# Mark the mode positions
for i in range(8):
    ax.axvline(omega_mode[i], color='gray', ls='-', alpha=0.15)
ax.set_xlabel(r"$\omega$ [M$_{\rm KK}$]")
ax.set_ylabel(r"$J(\omega)$ [M$_{\rm KK}$]")
ax.set_title("Bath Spectral Density")
ax.legend(fontsize=8, loc='upper right')
ax.set_xlim(0, 4)

# Panel B: Coupling strengths
ax = axes[0, 1]
colors = ['tab:blue']*4 + ['tab:orange'] + ['tab:green']*3
bars = ax.bar(range(8), g_k_arr**2, color=colors, edgecolor='k', linewidth=0.5)
ax.set_xticks(range(8))
ax.set_xticklabels([str(l) for l in labels], rotation=45, fontsize=8)
ax.set_ylabel(r"$|g_k|^2$ [M$_{\rm KK}^2$]")
ax.set_title("Mode-Modulus Coupling Strengths")
# Add sector labels
ax.text(1.5, max(g_k_arr**2)*0.9, "B2", color='tab:blue', fontsize=12, ha='center', fontweight='bold')
ax.text(4, max(g_k_arr**2)*0.9, "B1", color='tab:orange', fontsize=12, ha='center', fontweight='bold')
ax.text(6, max(g_k_arr**2)*0.9, "B3", color='tab:green', fontsize=12, ha='center', fontweight='bold')

# Panel C: Velocity evolution
ax = axes[1, 0]
t_norm = sol_H.t / dt_transit
ax.plot(t_norm, sol_H.y[1] / v_terminal, 'b-', linewidth=1.5, label="Hubble only")
ax.plot(t_norm, sol_CL.y[1] / v_terminal, 'r--', linewidth=1.5, label="Hubble + CL")
ax.plot(t_norm, sol_crank.y[1] / v_terminal, 'g:', linewidth=1.5, label="Hubble + CL + crank")
ax.axhline(v_reduction_for_ns, color='k', ls=':', alpha=0.5,
           label=rf"$v$ needed for $n_s = 0.965$: {v_reduction_for_ns:.4f}")
ax.set_xlabel(r"$t / t_{\rm transit}$")
ax.set_ylabel(r"$v / v_{\rm terminal}$")
ax.set_title("Modulus Velocity Evolution")
ax.legend(fontsize=8)
ax.set_ylim(0, 1.1)

# Panel D: Summary diagram
ax = axes[1, 1]
ax.axis('off')

summary_text = (
    f"GGE-FRICTION-46 SUMMARY\n"
    f"{'='*40}\n\n"
    f"Caldeira-Leggett friction:\n"
    f"  gamma_CL = {gamma_CL_tau:.2e} M_KK\n"
    f"  gamma_H  = {gamma_H:.2f} M_KK\n"
    f"  gamma_CL / gamma_H = {ratio_CL_H:.2e}\n\n"
    f"Cranking inertia:\n"
    f"  M_ATDHFB = {M_ATDHFB:.3f}\n"
    f"  M_pair   = {M_pair:.6f}\n"
    f"  M_crank  = {M_crank:.3f}\n\n"
    f"Velocity reduction:\n"
    f"  Achieved: {1/v_ratio:.6f}x\n"
    f"  Needed:   {1/v_reduction_for_ns:.1f}x\n"
    f"  Shortfall: {shortfall_total:.1e}x\n\n"
    f"Gate verdict: INFO\n"
    f"Obstruction 1 NOT overcome.\n"
    f"8 modes too few for macroscopic friction."
)
ax.text(0.05, 0.95, summary_text, transform=ax.transAxes,
        fontsize=9, verticalalignment='top', fontfamily='monospace',
        bbox=dict(boxstyle='round', facecolor='lightyellow', alpha=0.8))

plt.tight_layout()
plt.savefig("tier0-computation/s46_gge_friction.png", dpi=150, bbox_inches='tight')
print("  Saved: tier0-computation/s46_gge_friction.png")

print("\n" + "=" * 72)
print("GATE: GGE-FRICTION-46 = INFO")
print("gamma_CL / gamma_H = {:.2e}  (negligible)".format(ratio_CL_H))
print("Obstruction 1 (no capture) SURVIVES.")
print("8-mode GGE bath cannot slow the modulus.")
print("=" * 72)
